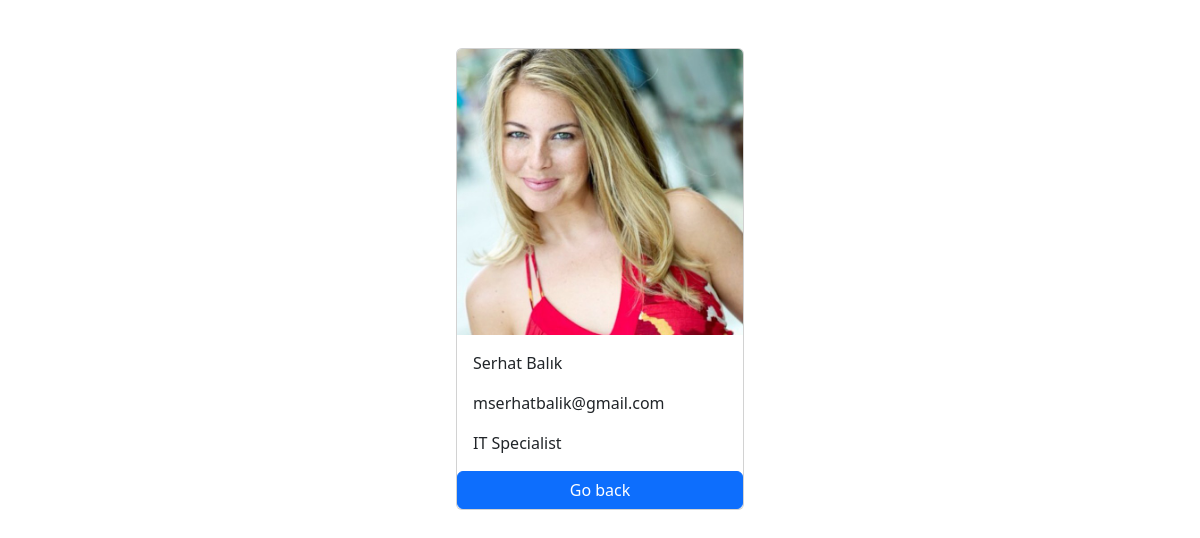
The page /employees/1/ on the database as committed earlier.
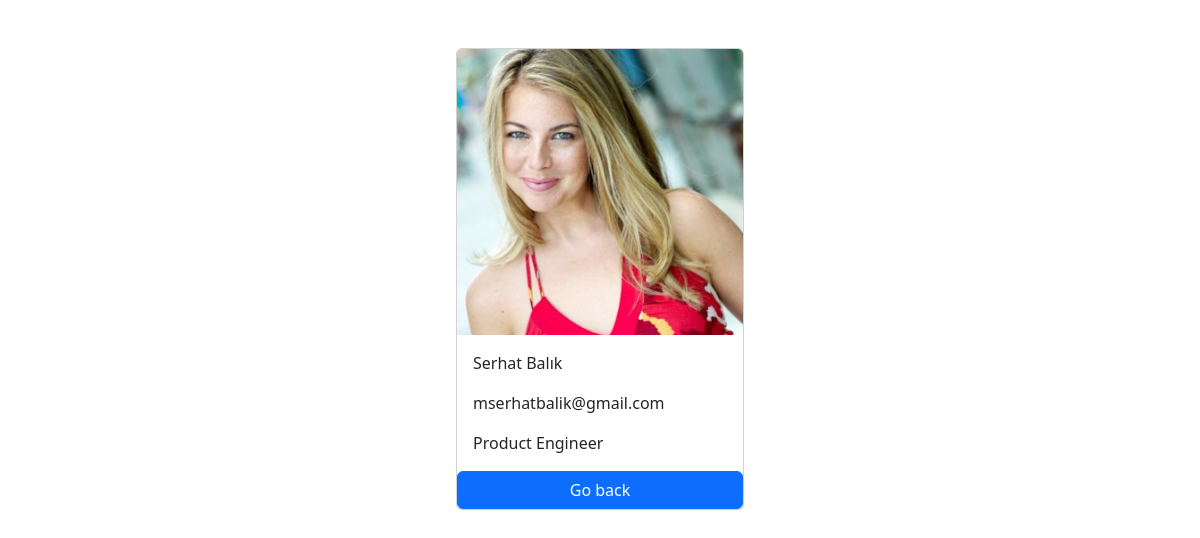
The same page on the database as committed later.
### employees/models.py (models this page shows, shortened)
class Employee(models.Model):
    first_name = models.CharField(max_length=100)  # Name field, a character field with maximum length of 100
    last_name = models.CharField(max_length=100)  # Last name field, a character field with maximum length of 100
    photo = models.ImageField(upload_to='photos')  # Photo field, an image field where images will be uploaded to 'images' directory
    designation = models.CharField(max_length=100)  # Designation field, a character field with maximum length of 100
    email = models.EmailField(max_length=100, unique=True)  # Email field, an email field with maximum length of 100, must be unique
    phone_number = models.CharField(max_length=12, blank=True)  # Phone number field, a character field with maximum length of 12, can be blank
    created_at = models.DateTimeField(auto_now_add=True)  # Created at field, a datetime field which is automatically set to the current date and time when the object is first created
    updated_at = models.DateTimeField(auto_now=True)  # Updated at field, a datetime field which is automatically set to the current date and time whenever the object is saved

### employees/views.py (the view)
# urls.py: path('<int:id>/', views.employee_detail, name='employee_detail')
def employee_detail(request, id):
    employee = get_object_or_404(Employee, id=id)
    context = {
        'employee': employee
    }
    return render(request, 'employee_detail.html', context)

### templates/employee_detail.html (shortened to what this page needs)
{% load static %}
<!DOCTYPE html>
<html lang="en">
<head>
    <link rel="stylesheet" href="{% static 'css/styles.css' %}"/>
    <link href="https://cdn.jsdelivr.net/npm/bootstrap@5.2.3/dist/css/bootstrap.min.css" rel="stylesheet"
>
</head>
<body>
<div class="container pt-5">
    <div class="card mx-auto" style="width: 18rem;">
        <img src="{{ employee.photo.url }}" class="card-img-top" alt="...">
        <div class="card-body">
            <p class="card-text"> {{ employee.first_name }} {{ employee.last_name }}</p>
            <p class="card-text"> {{ employee.email }}</p>
            <p class="card-text"> {{ employee.designation }}</p>
        </div>
        <a href="{% url 'home' %}" class="btn btn-primary">Go back</a>
    </div>
</div>
</body>
</html>

Rows that differ between the two databases and show on the page:
changed Employee "Serhat": designation "IT Specialist" → "Product Engineer"
